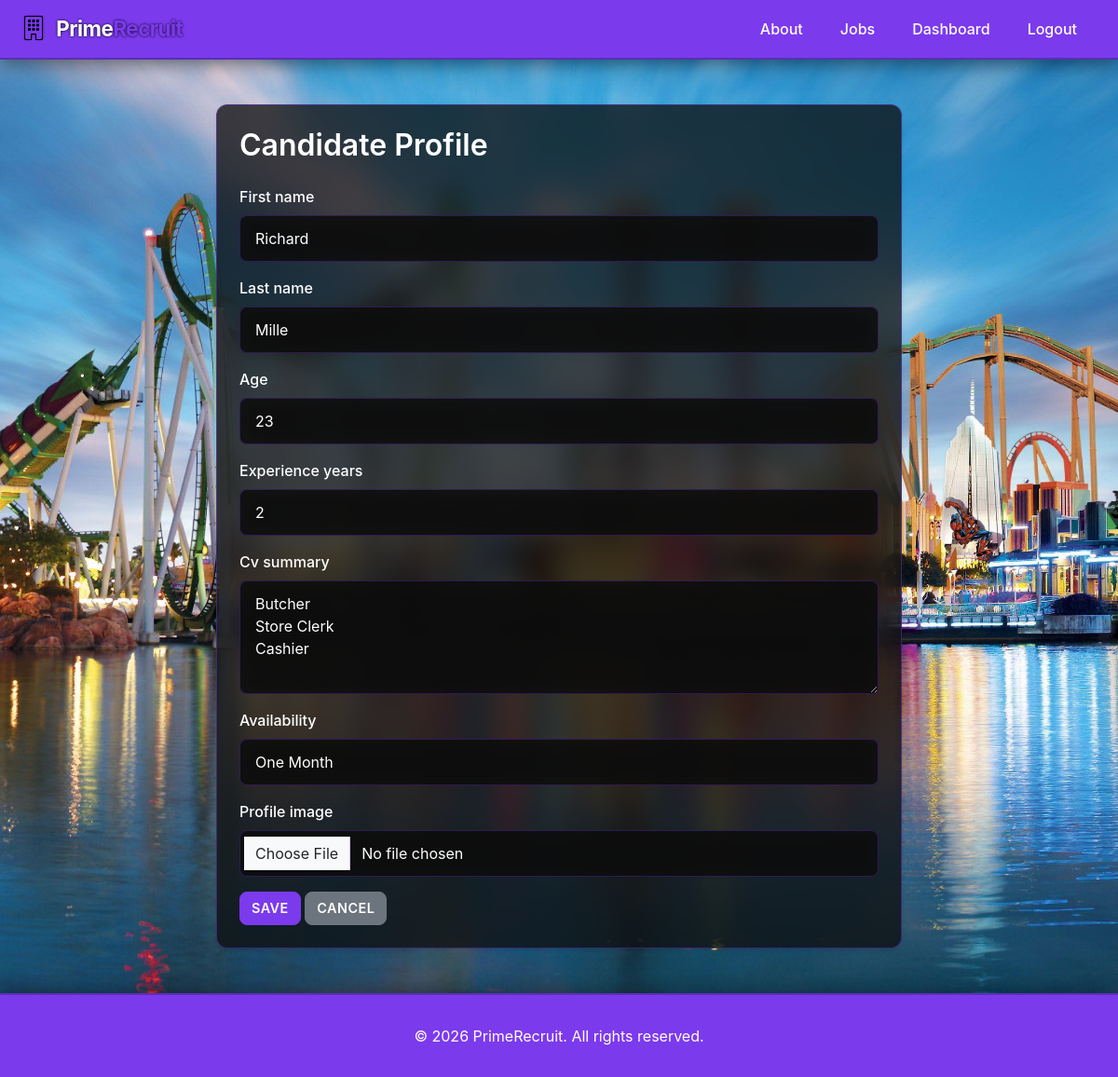
Page /candidates/4/edit/ (signed in) on the committed database.
### recruitment/models.py (models this page shows, shortened)
class Candidate(models.Model):
    AVAILABILITY_CHOICES = [
        ('immediate', 'Immediate'),
        ('two_weeks', 'Two Weeks'),
        ('one_month', 'One Month'),
    ]
    user = models.OneToOneField(User, on_delete=models.CASCADE)
    first_name = models.CharField(max_length=100)
    last_name = models.CharField(max_length=100)
    age = models.IntegerField(default=0, blank=True)
    experience_years = models.IntegerField(default=0)
    cv_summary = models.TextField()
    availability = models.CharField(
        max_length=20, choices=AVAILABILITY_CHOICES)
    skills = models.ManyToManyField(Skill, blank=True)
    profile_image = models.ImageField(upload_to='candidates/', null=True, blank=True)
    created_at = models.DateTimeField(auto_now_add=True)

### recruitment/views.py (the view)
# urls.py: path('candidates/<int:pk>/edit/', views.candidate_edit, name='candidate_edit'),
@login_required
def candidate_edit(request, pk):
    candidate = get_object_or_404(Candidate, pk=pk)
    if not request.user.is_superuser and request.user != candidate.user:
        return render(request, 'recruitment/denied.html', status=403)
    if request.method == 'POST':
        form = CandidateForm(request.POST, request.FILES, instance=candidate)
        if form.is_valid():
            form.save()
            messages.success(request, 'Profile updated!')
            return redirect('candidate_detail', pk=candidate.pk)
    else:
        form = CandidateForm(instance=candidate)
    return render(request, 'recruitment/candidate_form.html', {'form': form})

### recruitment/forms.py
class CandidateForm(forms.ModelForm):
    class Meta:
        model = Candidate
        fields = ['first_name', 'last_name', 'age', 'experience_years',
                  'cv_summary', 'availability', 'profile_image']
        widgets = {
            'first_name': forms.TextInput(
                attrs={'class': 'form-control'}),
            'last_name': forms.TextInput(
                attrs={'class': 'form-control'}),
            'age': forms.NumberInput(
                attrs={'class': 'form-control'}),
            'experience_years': forms.NumberInput(
                attrs={'class': 'form-control'}),
            'cv_summary': forms.Textarea(
                attrs={'class': 'form-control', 'rows': 4}),
            'availability': forms.Select(
                attrs={'class': 'form-select'}),
            'profile_image': forms.FileInput(
                attrs={'class': 'form-control', 'accept': 'image/*'}),
        }

### recruitment/templates/recruitment/candidate_form.html (shortened to what this page needs)
{% extends 'recruitment/base.html' %}
{% block content %}
<div class="container my-5">
    <div class="row justify-content-center">
        <div class="col-md-8">
            <div class="card shadow-sm p-4">
                <h2 class="card-title mb-4">Candidate Profile</h2>
                <form method="post" enctype="multipart/form-data">
                    {% for field in form %}
                        <div class="mb-3">
                            <label class="form-label">{{ field.label }}</label>
                            {{ field }}
                        </div>
                    {% endfor %}
                    <button type="submit" class="btn btn-primary">Save</button>
                    <a href="{% url 'dashboard' %}" class="btn btn-secondary">Cancel</a>
                </form>
            </div>
        </div>
    </div>
</div>
{% endblock %}

### static/css/style.css (style rules this page uses)
* { margin: 0; padding: 0; box-sizing: border-box; }
body { background-image: url('../images/Wallpaper.jpg') !important; background-attachment: fixed !important; background-size: cover !important; background-position: center !important; background-repeat: no-repeat !important; color: #ffffff; font-family: -apple-system, BlinkMacSystemFont, 'Segoe UI', 'Roboto', 'Oxygen', 'Ubuntu', 'Cantarell', sans-serif; display: flex; flex-direction: column; min-height: 100vh; }
main, .container-fluid, .container { background: transparent !important; }
.card { background: rgba(13, 13, 13, 0.75) !important; border: 1px solid rgba(124, 58, 237, 0.4); border-radius: 12px; transition: all 0.3s ease; backdrop-filter: blur(15px); }
.card-title { color: #ffffff; font-weight: 600; }
.card p, .card li, .card span:not(.badge):not(.badge-skill), .card label, .card small, .card strong, .card div:not(.badge):not(.feature-icon):not(.stat-number):not(.stat-label) { color: #e8e8e8; }
.card .form-label { color: #ffffff !important; }
.form-control, .form-select { background: rgba(13, 13, 13, 0.8) !important; color: #ffffff !important; border: 1px solid rgba(124, 58, 237, 0.3) !important; border-radius: 8px; padding: 0.75rem 1rem; transition: all 0.3s ease; backdrop-filter: blur(10px); }
.form-control::placeholder { color: #808080; }
.form-label { color: #ffffff; font-weight: 500; margin-bottom: 0.5rem; }
.btn { border-radius: 8px; font-weight: 600; transition: all 0.3s ease; text-transform: uppercase; letter-spacing: 0.5px; font-size: 0.9rem; }
.btn-primary { background: #7c3aed !important; border: 1px solid #7c3aed !important; color: #ffffff !important; }
h1, h2, h3, h4, h5, h6 { color: #ffffff; font-weight: 700; }
a { color: #7c3aed; text-decoration: none; transition: all 0.3s ease; }

### rows in the picture
Candidate: form "Richard" "Mille" "23" "2" "Butcher Store Clerk Cashier" "One Month"

### other values in the picture
{{ field.label }} "First name" "Last name" "Age" "Experience years" "Cv summary" "Availability" "Profile image"
